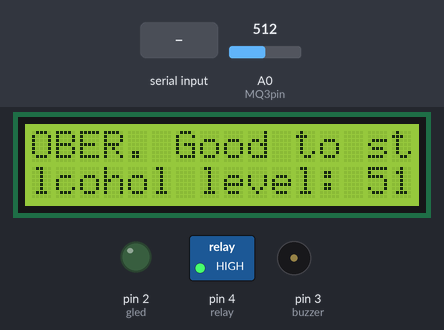
This sketch was run on a simulated Arduino Uno, built with avr-gcc and run on an emulated ATmega328P. On the bench: 16×2 character LCD, switched loads named in the sketch (green lamp = pin HIGH), output pins drawn as LEDs (lit = HIGH), buzzer (waves = sounding, pin HIGH). The test bench sets the inputs (shaded band); at power-on: A0 (MQ3pin) = 512. The modem accepts every AT command (registered, SIM ready, sends succeed) and sends nothing else; what the sketch prints to the serial monitor is not drawn.

Above: at 3.0 s.
3.1 s: "Start" received over the second serial link
At 5.4 s:
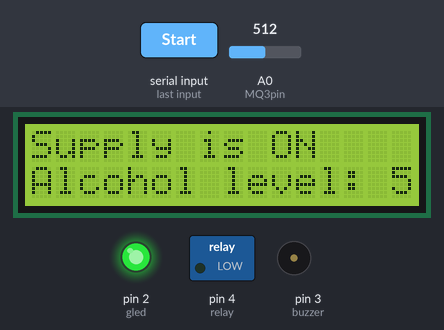
6.1 s: A0 (MQ3pin) set to 740
9.1 s: A0 (MQ3pin) set to 762
At 11.9 s:
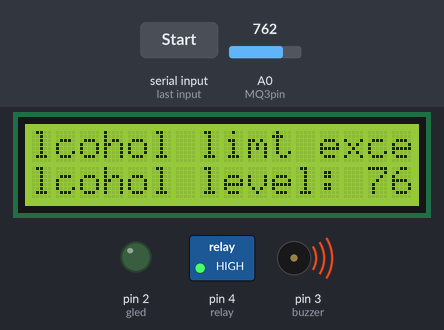
12.1 s: "Stop" received over the second serial link
At 14.2 s:
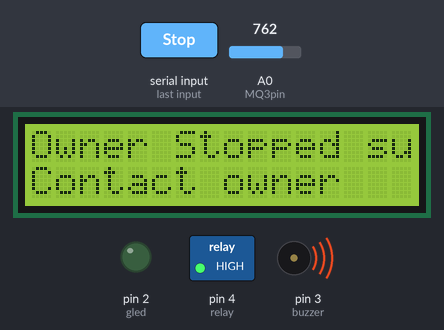
15.1 s: A0 (MQ3pin) set to 716
At 16.22 s:
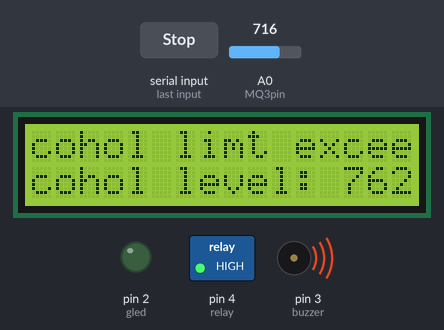
17.8 s: "1" received over the second serial link
Timing chart, 0 to 20.8 s (numbered marks = the images above; inputs shaded):
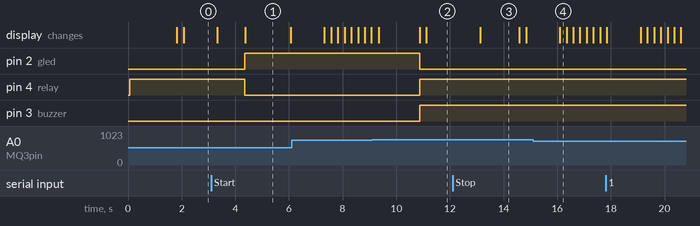

The sketch:

project.ino
```cpp
#include <SoftwareSerial.h>
#include <LiquidCrystal.h>

SoftwareSerial gsm(7, 6); //SIM900 Tx & Rx is connected to Arduino #7 & #6

LiquidCrystal lcd(13, 12, 8, 9, 10, 11);
#define good 550
#define maxm 750
#define MQ3pin A0
#define relay 4//in1
#define buzzer 3
#define gled 2

String incomingData;
String message = "";
float sensorValue;
float newSenVal;
int SMSSent=0;

void receive_message()
{
  if (gsm.available() > 0)
  {
    incomingData = gsm.readString(); // Get the data from the serial port.
    Serial.print(incomingData);
    delay(10);
  }
}

void send_message(String message)
{
  gsm.println("AT+CMGF=1");    //Set the GSM Module in Text Mode
  delay(100);
  gsm.println("AT+CMGS=\"+919866654507\""); // Replace it with your mobile number
  delay(100);
  gsm.println(message);   // The SMS text you want to send
  delay(100);
  gsm.println((char)26);  // ASCII code of CTRL+Z
  delay(100);
  gsm.println();
  delay(1000);
}


boolean chgakg(){
  newSenVal=analogRead(MQ3pin);
  if(newSenVal != sensorValue){
    return true;
    sensorValue=newSenVal;
    }
  return false;
}

void setup() {
  Serial.begin(9600);
  gsm.begin(9600);
  lcd.begin(16, 2);
  pinMode(buzzer, OUTPUT);
  pinMode(gled, OUTPUT);
  pinMode(relay, OUTPUT);//in1
  digitalWrite(relay, HIGH);
  gsm.print("AT+CMGF=1\r");
  delay(100);
  gsm.print("AT+CNMI=2,2,0,0,0\r");
  delay(100);
  sensorValue = analogRead(MQ3pin);


  if (sensorValue < good) {
    message = "Status: Not at all drunk. Highly recommend to start. Alcohol level:"+ String(sensorValue) +"ppm";
    send_message(message);
    lcd.setCursor(0, 0);
    lcd.print("SOBER. Good to start");
    lcd.setCursor(0, 1); // set the cursor to column 0, line 2
    lcd.print("Alcohol level: "); // Prints Sensor Val: to LCD
    lcd.print(analogRead(MQ3pin));
  } else if (sensorValue >= good && sensorValue < maxm) {
    message = "Status: Drunk within legal limits. Medium recommendation to start. Alcohol level:"+ String(sensorValue) +"ppm";
    send_message(message);
    lcd.setCursor(0, 0);
    lcd.print("Limitedly drunk.");
    lcd.setCursor(0, 1); // set the cursor to column 0, line 2
    lcd.print("Alcohol level: "); // Prints Sensor Val: to LCD
    lcd.print(analogRead(MQ3pin));
  } else {
    message = "Status:Drunk. No recommendation to start. Alcohol level:"+ String(sensorValue) +"ppm";
    send_message(message);
    lcd.setCursor(0, 0);
    lcd.print("Highly drunk. Leave vehicle");
    lcd.setCursor(0, 1); // set the cursor to column 0, line 2
    lcd.print("Alcohol level: "); // Prints Sensor Val: to LCD
    lcd.print(analogRead(MQ3pin));
  }
}

void loop() {
  delay(250);
  lcd.scrollDisplayLeft();

  receive_message();
  if(incomingData.indexOf("Start")>=0)
  {
    digitalWrite(relay, LOW);
    digitalWrite(gled, HIGH);
    digitalWrite(buzzer, LOW);
    message = "Supply is ON";
    lcd.clear();
    lcd.setCursor(0, 0);
    lcd.print("Supply is ON");
    lcd.setCursor(0, 1); // set the cursor to column 0, line 2
    lcd.print("Alcohol level: "); // Prints Sensor Val: to LCD
    lcd.print(analogRead(MQ3pin));
    send_message(message);
    SMSSent = 0;
  }
  if(incomingData.indexOf("Stop")>=0)
  {
    digitalWrite(relay, HIGH);
    digitalWrite(buzzer, HIGH);
    digitalWrite(gled, LOW);
    lcd.clear();
    lcd.setCursor(0, 0);
    lcd.print("Owner Stopped supply");
    lcd.setCursor(0, 1); // set the cursor to column 0, line 2
    lcd.print("Contact owner"); // Prints Sensor Val: to LCD
    message = "Supply is OFF";
    send_message(message);
  }

  if (chgakg()){
    if (newSenVal >= maxm){
     message = "Status: Alcohol beyond limit detected. Supply is cut off. Alcohol level:"+ String(newSenVal) +"ppm";
     if(SMSSent == 0){
       send_message(message);
       SMSSent = 1;
     }
     lcd.clear();
     lcd.setCursor(0, 0);
     lcd.print("Alcohol limt exceeded. Supply lost.");
     lcd.setCursor(0, 1); // set the cursor to column 0, line 2
     lcd.print("Alcohol level: "); // Prints Sensor Val: to LCD
     lcd.print(analogRead(MQ3pin));
     digitalWrite(buzzer, HIGH);
     digitalWrite(gled, LOW);
     digitalWrite(relay,HIGH);

   }
  }
 }
```

Measured:
- the behaviour switches between 749 and 750 on A0 (MQ3pin) (found by bisection; images 1 and 2)
- after the input at 3.1 s, pin 2 (gled): LOW → HIGH after 1.2 s; pin 4 (relay): HIGH → LOW after 1.2 s
- after the input at 9.1 s, pin 2 (gled): HIGH → LOW after 1.8 s; pin 4 (relay), pin 3 (buzzer): LOW → HIGH after 1.8 s
- after the input at 12.1 s, the display: changes after 1.0 s (image 3)
- after the input at 15.1 s, the display: changes after 1.0 s (image 4)
- what the display in image 1 shows lasts 1.7 s, from 4.4 s to 6.1 s
- what the display in image 3 shows lasts 1.5 s, from 13.1 s to 14.6 s
